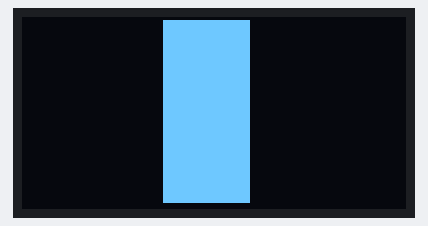
This sketch was run on a simulated Arduino Uno, built with avr-gcc and run on an emulated ATmega328P. Shown: 128×64 one-colour display.

Above: at 0.51 s.
At 4.46 s:
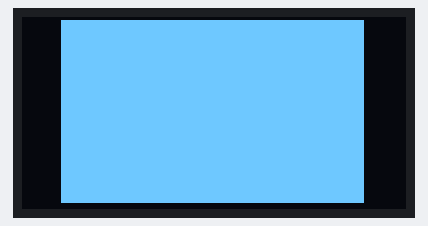
At 8.83 s:
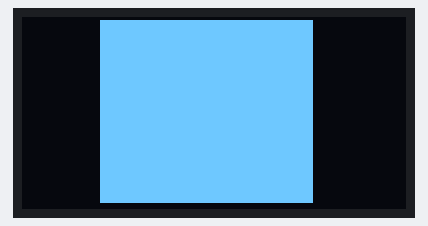
At 17.3 s:
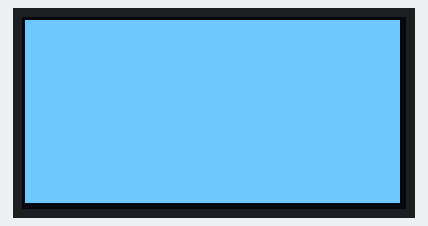
At 27.15 s:
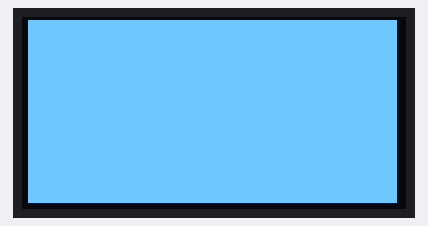
At 36.5 s:
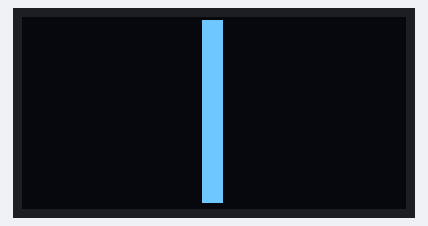

Measured:
- what the display in image 3 shows lasts 2.1 s, from 17.2 s to 19.3 s
- what the display in image 5 shows lasts 2.0 s, from 36.4 s to 38.4 s

The sketch:

eyes.ino
```cpp
#include <SPI.h>
#include <Wire.h>
#include <Adafruit_GFX.h>
#include <Adafruit_SSD1306.h>

#define SCREEN_WIDTH 128 // OLED display width, in pixels
#define SCREEN_HEIGHT 64 // OLED display height, in pixels

#define OLED_DC     8
#define OLED_CS     10
#define OLED_RESET  9
Adafruit_SSD1306 display(SCREEN_WIDTH, SCREEN_HEIGHT, &SPI, OLED_DC, OLED_RESET, OLED_CS);

void setup() {
  // Initialize serial communication for debugging
  Serial.begin(9600);

  // Initialize the display
  if(!display.begin(SSD1306_SWITCHCAPVCC, OLED_CS, OLED_DC, OLED_RESET)) {
    Serial.println(F("SSD1306 allocation failed"));
    for(;;); // Don't proceed, loop forever
  }

  // Clear the buffer
  display.clearDisplay();
  display.display();
}

void loop() {
  int x=1;
  //lowBatt();
  //delay(5000); // Display the low battery icon for 5 seconds
  eye_open(x);
  delay(2000); // Keep the eye open for 2 seconds
  eye_close(x);
  delay(2000); // Keep the eye closed for 2 seconds
}

void eye_open(int x) {
  // Animate from the second state back to the initial state
  for (int i = 60; i >= 0; i--) {
    // Clear the display
    display.clearDisplay();

    // Draw the first fixed rectangle
    display.fillRect(1, 1, 125, 61, 0xFFFF);

    // Interpolate values for the second rectangle
    int x2 = 67 + (60 - i); // Starts at 67, ends at 127
    int width2 = 61 - (60 - i); // Starts at 61, ends at 1

    display.fillRect(x2, -1, width2, 65, 0x0);

    // Interpolate values for the third rectangle
    int width3 = 56 - (60 - i); // Starts at 56, ends at 0

    display.fillRect(0, 0, width3, 64, 0x0);

    // Update the display
    display.display();

    // Small delay to control animation speed
    delay(x); // Adjust the delay as needed
  }
}

void eye_close(int x) {
  // Animate from the initial state to the second state
  for (int i = 0; i <= 60; i++) {
    // Clear the display
    display.clearDisplay();

    // Draw the first fixed rectangle
    display.fillRect(1, 1, 125, 61, 0xFFFF);

    // Interpolate values for the second rectangle
    int x2 = 127 - i; // Starts at 127, ends at 67
    int width2 = 1 + i; // Starts at 1, ends at 61

    display.fillRect(x2, -1, width2, 65, 0x0);

    // Interpolate values for the third rectangle
    int width3 = i; // Starts at 0, ends at 56

    display.fillRect(0, 0, width3, 64, 0x0);

    // Update the display
    display.display();

    // Small delay to control animation speed
    delay(x); // Adjust the delay as needed
  }
}

void lowBatt() {
  display.clearDisplay();  // Clear the internal memory

  // Draw the battery outline
  display.drawRect(34, 20, 60, 30, SSD1306_WHITE); // Main battery rectangle
  display.fillRect(94, 28, 4, 14, SSD1306_WHITE); // Battery tip

  // Draw the low battery level inside the outline
  display.fillRect(36, 22, 20, 26, SSD1306_WHITE); // Low battery level

  // Draw the 'LOW' text
  display.setTextSize(1);
  display.setTextColor(SSD1306_WHITE);
  display.setCursor(58, 28);
  display.print("LOW");

  display.display();  // Transfer internal memory to the display
}
```
